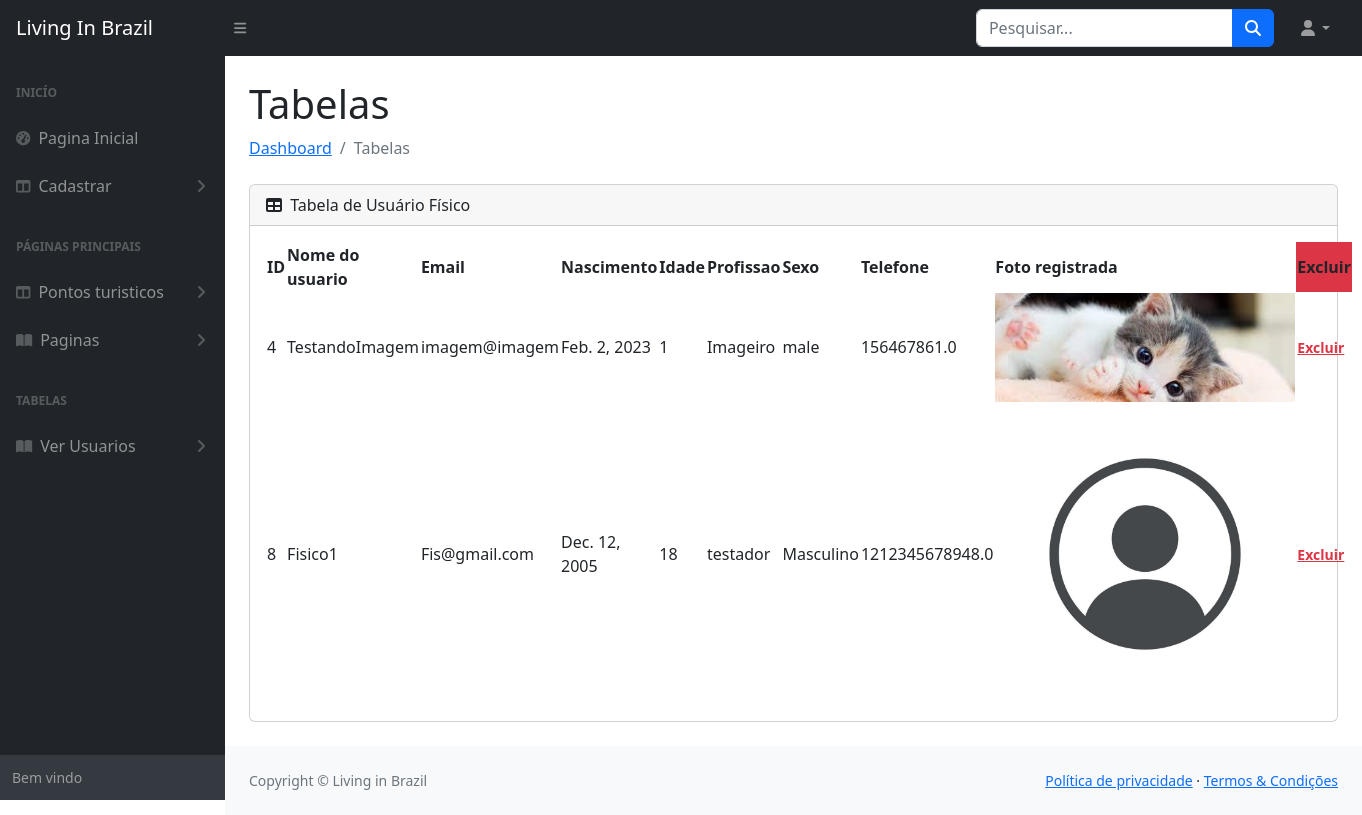
Page /tables/usuario_f (signed in) on the committed database.
### app_PP/models.py (models this page shows)
class Usuario_Fisico(models.Model):
    fis_user = models.OneToOneField(User, on_delete=models.CASCADE)
    fis_id = models.AutoField(primary_key=True)
    fis_foto = models.ImageField(upload_to='imgs/', blank = True, validators=[FileExtensionValidator(['jpg', 'jpeg', 'png', 'webp'], 'apenas imagens são aceitas')])
    fis_idade = models.IntegerField()
    fis_sexo = models.CharField(max_length=15)
    fis_nascimento = models.DateField()
    fis_profissao = models.CharField(max_length=100)
    fis_telefone = models.FloatField(validators=[telefone])

### app_PP/views.py (the view)
# urls.py: path('tables/usuario_f', tables_f, name='tables/usuario_f'),
def tables_f(request):
    if request.user.is_authenticated:
        Objetos = {
            'usuarios': Usuario_Fisico.objects.all(),
            'users': User.objects.all()
        }
        return render(request, 'usuarios/tables/usuario_f.html', Objetos)
    else:
        return redirect('login')

### app_PP/templates/usuarios/tables/usuario_f.html
{% extends 'base.html' %}
{% block content %}
<main>
    <div class="container-fluid px-4">
        <h1 class="mt-4">Tabelas</h1>
        <ol class="breadcrumb mb-4">
            <li class="breadcrumb-item"><a href="{% url 'home' %}">Dashboard</a></li>
            <li class="breadcrumb-item active">Tabelas</li>
        </ol>
        <div class="card mb-4">
            <div class="card-header">
                <i class="fas fa-table me-1"></i>
                Tabela de Usuário Físico
            </div>
            <div class="card-body">
                <table id="datatablesSimple">
                    <thead>
                        <tr>
                            <th>ID</th>
                            <th>Nome do usuario</th>
                            <th>Email</th>
                            <th>Nascimento</th>
                            <th>Idade</th>
                            <th>Profissao</th>
                            <th>Sexo</th>
                            <th>Telefone</th>
                            <th>Foto registrada</th>
                            <th class="bg-danger" scope="col">Excluir</th>
                        </tr>
                    </thead>
                    <tbody>
                        {% for usuario in usuarios %}
                        <tr>
                            <td>{{usuario.fis_id}}</td>
                            {% for user in users %}
                                {%if usuario.fis_user == user%}
                                <td>{{user.username}}</td>
                                <td>{{user.email}}</td>
                                {% endif %}
                            {% endfor %}
                            <td>{{usuario.fis_nascimento}}</td>
                            <td>{{usuario.fis_idade}}</td>
                            <td>{{usuario.fis_profissao}}</td>
                            <td>{{usuario.fis_sexo}}</td>
                            <td>{{usuario.fis_telefone}}</td>
                            {% if usuario.fis_foto != '' %}
                                <td><img src="{{usuario.fis_foto.url}}" alt="Lights" style="width: 300px"></td>
                            {%else%}
                                <td>Esse usuário não possui uma imagem</td>
                            {%endif%}
                            {% for user in users %}
                                {%if usuario.fis_user == user%}
                                <td>
                                    <a class="small text-danger" href="{% url 'excluir_F' usuario.fis_id %}"><b>Excluir</b></a>
                                </td>
                                {% endif %}
                            {% endfor %}
                        </tr>
                        {% endfor %}
                    </tbody>
                </table>
            </div>
        </div>
    </div>
</main>
{% endblock %}

### rows in the picture
Usuario_Fisico: fis_id "4", fis_nascimento "Feb. 2, 2023", fis_idade "1", fis_profissao "Imageiro", fis_sexo "male", fis_telefone "156467861.0", fis_foto (picture)
Usuario_Fisico: fis_id "8", fis_nascimento "Dec. 12, 2005", fis_idade "18", fis_profissao "testador", fis_sexo "Masculino", fis_telefone "1212345678948.0", fis_foto (picture)

### other values in the picture
{{ user.username }} "TestandoImagem"
{{ user.email }} "imagem@imagem"
{{ user.username }} "Fisico1"
{{ user.email }} "Fis@gmail.com"
